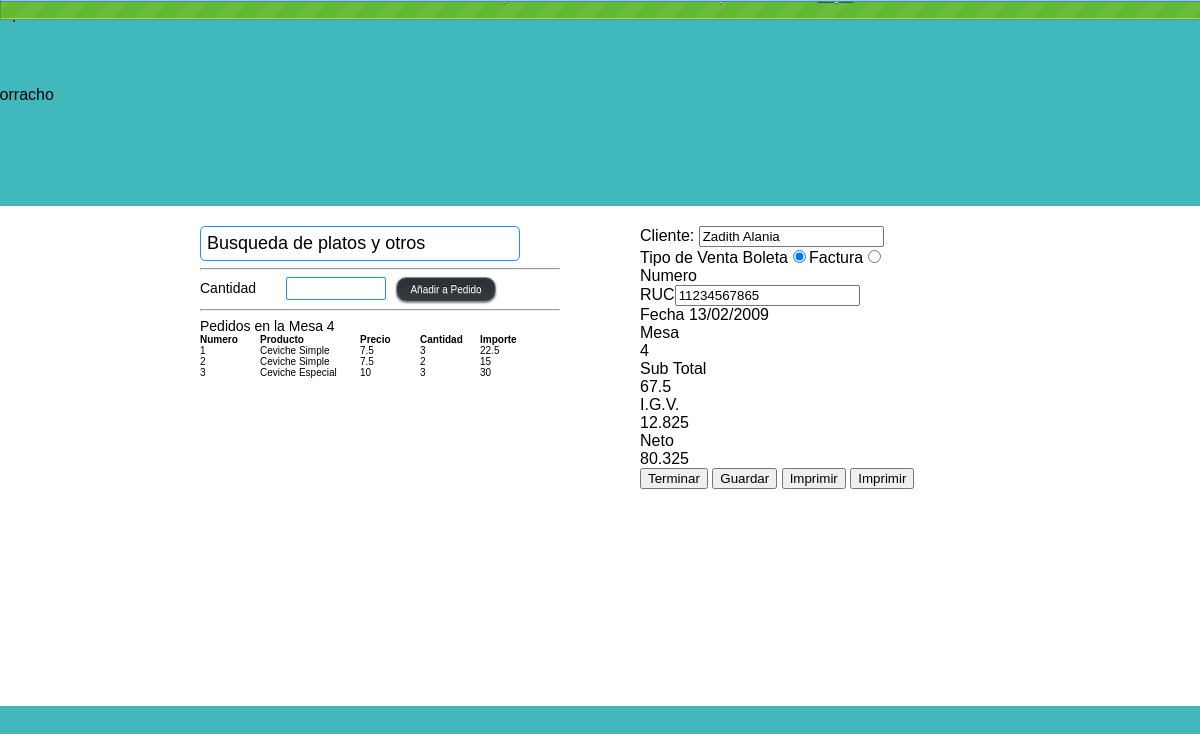
The page /detalle-mesa.php?4 (signed in) on the database its author committed.
### tables this page shows
CREATE TABLE `producto` (
  `id` int(11) NOT NULL AUTO_INCREMENT,
  `nombre` tinytext NOT NULL,
  `precio_venta` float NOT NULL,
  `costo` float NOT NULL,
  `stock` int(11) NOT NULL,
  `categoria` varchar(1) NOT NULL,
  PRIMARY KEY (`id`)
);

CREATE TABLE `venta` (
  `id` int(11) NOT NULL AUTO_INCREMENT,
  `numero_documento` int(11) NOT NULL,
  `tipo_documento` varchar(1) DEFAULT NULL,
  `fecha` varchar(11) NOT NULL,
  `forma_pago` varchar(1) NOT NULL,
  `total_venta` float NOT NULL,
  `id_cliente` int(11) NOT NULL,
  `id_empleado` int(11) NOT NULL,
  `id_mesa` int(11) NOT NULL,
  PRIMARY KEY (`id`)
);

CREATE TABLE `cliente` (
  `id` int(11) NOT NULL AUTO_INCREMENT,
  `ruc` varchar(11) DEFAULT NULL,
  `nombre` tinytext NOT NULL,
  `direccion` tinytext,
  PRIMARY KEY (`id`)
);

### detalle-mesa.php (the view, shortened to what this page needs)
<?php
$mesa_numero=array_keys($_GET)[0];
?>
<!DOCTYPE html PUBLIC "-//W3C//DTD XHTML 1.0 Strict//EN"
	"http://www.w3.org/TR/xhtml1/DTD/xhtml1-strict.dtd">
<html xmlns="http://www.w3.org/1999/xhtml" xml:lang="en" lang="en">
<head>
	<link rel="stylesheet" type="text/css" media="screen" href="css/style.css"/>
</head>
<body>
	<div class="success message"><?php if ($_COOKIE) { print $_COOKIE["success"];	}?></div>
	<div class="cabecera-logo">
		<div class="contenedor-cabecera">
			<img src="img/logo.png" alt="Limoncito Borracho" title="limoncitoborracho.pe">
		</div>
	</div>
	<div class="contenedor">
		<div class="cuerpo">
			<div class="detalle-mesa-plato">
			<input type="text" name="q" class="buscador-plato" value="Busqueda de platos y otros"><br>
			<div class="encontrado">
				<hr>
			</div>
			<div class="opcional">
				<label>Cantidad</label><input type="text" name="cantidad-pedido"><button class="agregar-plato">Añadir a Pedido</button>
			</div>
			<hr>
			<span class="titulo_mesa">Pedidos en la Mesa <?php print $mesa_numero; ?></span>
			<div class="pedido-actual">
				<ul class="cabecera-pedidos">
					<li>Numero</li>
					<li class='producto'>Producto</li>
					<li>Precio</li>
					<li>Cantidad</li>
					<li>Importe</li>
				</ul>
				<?php
				$sql="select * from evento_mesa where id='".$mesa_numero."'";
				$resultado=mysql_query($sql);
				while ($filas=mysql_fetch_assoc($resultado)) {
					$descripcion=split("/",$filas["contenido"]);
					$total=0;
					for ($i=0; $i<count($descripcion); $i++) {
					?>
					<ul class="platos-pedidos">
					<?php
						list($cantidad,$producto)=split('[*]',$descripcion[$i]);
						$sql_aux="select * from producto where id='".$producto."'";
						$resultado_aux=mysql_query($sql_aux);
						while ($filas_aux=mysql_fetch_assoc($resultado_aux)) {
							$total=$total+($cantidad*$filas_aux["precio_venta"]);
							print "<li>".($i+1)."</li>";
							print "<li class='producto'>".ucwords($filas_aux["nombre"])."</li>";
							print "<li>".$filas_aux["precio_venta"]."</li>";
							print "<li>".$cantidad."</li>";
							print "<li>".($cantidad*$filas_aux["precio_venta"])."</li>";
						}
					?>
					</ul>
					<?php
					}
				}
				?>
			</div>
		</div>
		<div class="detalle-mesa-cliente">
			<?php
				$sql="select * from venta inner join cliente where venta.id_mesa='".$mesa_numero."'";
				$resultado=mysql_query($sql);
				while ($filas=mysql_fetch_assoc($resultado)) {
			?>
			<div class="detalle-mesa-basico">
				<label>Cliente:</label>
				<input type="text" name="cliente" value="<?php print ucwords($filas["nombre"]);?>"><br>
				<label>Tipo de Venta</label>
				<?php
				if ($filas["tipo_documento"]==1) {
				?>
				<span>Boleta</span><input type="radio" checked name="venta" value="boleta"><span>Factura</span><input type="radio" name="venta" value="factura"><br>
				<?php }
				else { ?>
				<span>Boleta</span><input type="radio" name="venta" value="boleta"><span>Factura</span><input type="radio" checked name="venta" value="factura"><br>
				<?php }
				?>
				<label>Numero</label><span><?php $filas["numero_documento"];?></span><br>
				<label>RUC</label><input type="text" value="<?php print $filas["ruc"];?>" name="ruc">
			</div>
			<div class="detalle-mesa-fecha">
				<label>Fecha </label><span><?php print date("d/m/Y",$filas["fecha"]); ?></span><br>
				<label>Mesa</label><br>
				<span class="detalle-mesa-numero">4</span><br>
			</div>
			<?php
				}
			?>
			<div class="detalle-importe">
				<ul class="cabecera-importe">
					<li>Sub Total</li>
					<li><?php print $total; ?></li>
					<li>I.G.V.</li>
					<li><?php print ($total*0.19);?></li>
					<li>Neto</li>
					<li><?php print ($total+$total*0.19);?></li>
				</ul>
			</div>
			<div class="detalle-pedido-admin">
				<button class="terminar">Terminar</button>
				<button class="guardar">Guardar</button>
				<button class="imprimir">Imprimir</button>
				<button class="cancelar">Imprimir</button>
			</div>
		</div>
		</div>
	</div>
</body>
</html>

### css/style.css (style rules this page uses)
body { font-family: arial; background-color: #41B8BC; }
.message { background-size: 40px 40px; background-image: -webkit-linear-gradient(135deg, rgba(255, 255, 255, .05) 25%, transparent 25%, transparent 50%, rgba(255, 255, 255, .05) 50%, rgba(255, 255, 255, .05) 75%, transparent 75%, transparent); box-shadow: inset 0 -1px 0 rgba(255,255,255,.4); width: 100%; border: 1px solid; color: #fff; padding: 15px; position: fixed; _position: absolute; text-shadow: 0 1px 0 rgba(0,0,0,.5); -webkit-animation: animate-bg 5s linear infinite; top: 0; left: 0; text-align: center; font-family: arial; }
.success { margin-top: -30px; background-color: #61b832; border-color: #55a12c; }
a,p,ul { margin: 0; padding: 0; }
ul { list-style:none; }
.cabecera-logo { width: 100%; padding-top: 60px; _position:absolute; top:0; left:0; margin-left: -300; height: 50px; background-color: #41B8BC; }
.contenedor-cabecera { width: 800px; margin:0 auto; }
.contenedor { width: 100%; font-family: arial; padding-top: 20px; margin-top: 70px; position:absolute; left:0; background-color: #FFFFFF; height: 60%; }
.cuerpo { width: 800px; height:100%; margin: 0 auto; }
.detalle-mesa-plato { width: 360px; float:left; margin-right: 80px; font-size: 14px; }
.detalle-mesa-plato label { margin-right: 30px; width: 100px; }
.detalle-mesa-plato input[name="cantidad-pedido"] { border:none; padding: 3px; border: 1px solid #1E90FF; border-radius: 2px; width: 100px; margin-right: 10px; }
.detalle-mesa-plato button { font-family: Arial, Helvetica, sans-serif; font-size: 10px; color: #ffffff; width: 100px; padding: 6px 10px; margin:0 auto; background: -moz-linear-gradient( top, #273138 0%, #363a3d); background: -webkit-gradient( linear, left top, left bottom, from(#273138), to(#363a3d)); border-radius: 10px; -moz-border-radius: 10px; -webkit-border-radius: 10px; border: 1px solid #82898f; -moz-box-shadow: 0px 1px 2px rgba(000,000,000,0.5), inset 0px 0px 1px rgba(255,255,255,0.5); -webkit-box-shadow: 0px 1px 2px rgba(000,000,000,0.5), inset 0px 0px 1px rgba(255,255,255,0.5); text-shadow: 0px -1px 0px rgba(000,000,000,0.7), 0px 1px 0px rgba(255,255,255,0.3); }
.detalle-mesa-cliente { width: 360px; float: left; }
input[name="q"] { border:none; padding: 6px; border: 1.5px solid #1E90FF; width: 320px; border-radius: 5px; font-size: 18px; }
.pedido-actual li { float:left; width: 60px; font-size: 10px; }
.cabecera-pedidos { width: 360px; float:left; font-weight: bold; }
.platos-pedidos { width: 360px; float:left; }
.platos-pedidos li { vertical-align: middle; }
.cabecera-pedidos .producto { width: 100px; }
.platos-pedidos .producto { width: 100px; }

### rows shown on the page
producto: nombre "Ceviche Simple", precio_venta "7.5", cantidad "3", $cantidad*$filas_aux['precio_venta'] "22.5"
producto: nombre "Ceviche Simple", precio_venta "7.5", cantidad "2", $cantidad*$filas_aux['precio_venta'] "15"
producto: nombre "Ceviche Especial", precio_venta "10", cantidad "3", $cantidad*$filas_aux['precio_venta'] "30"
venta: cliente "Zadith Alania", ruc "11234567865", fecha "13/02/2009"

### other values the page prints
$mesa_numero "4"
$total "67.5"
$total*0.19 "12.825"
$total+$total*0.19 "80.325"
